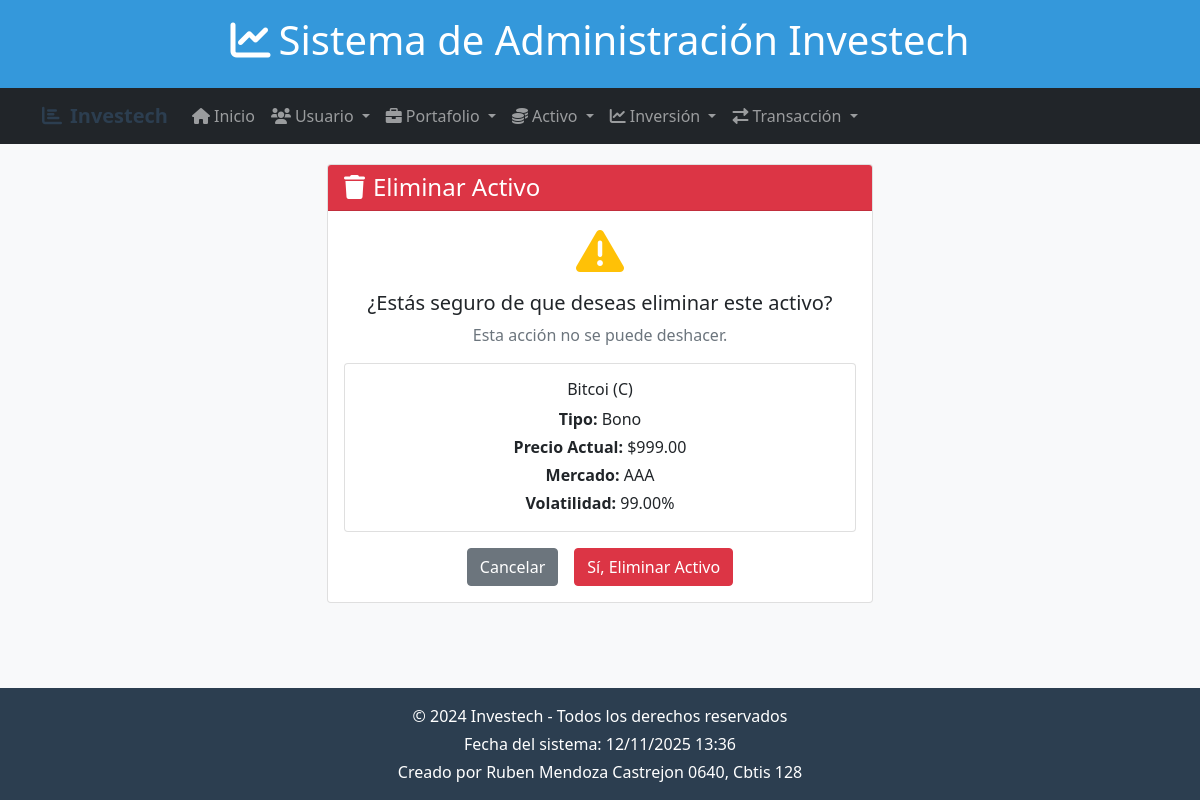
/activos/borrar/1/, run on the app's committed database.
### app_investech/models.py (models this page shows, shortened)
class Activo(models.Model):
    nombre = models.CharField(max_length=100)
    tipo = models.CharField(max_length=50, choices=[
        ('accion', 'Acción'),
        ('bono', 'Bono'),
        ('cripto', 'Criptomoneda'),
        ('fondo', 'Fondo de inversión'),
        ('otro', 'Otro'),
    ])
    simbolo = models.CharField(max_length=10)
    precio_actual = models.DecimalField(max_digits=10, decimal_places=2)
    fecha_actualizacion = models.DateTimeField(auto_now=True)
    mercado = models.CharField(max_length=100)
    volatilidad = models.DecimalField(max_digits=5, decimal_places=2, help_text="Porcentaje de volatilidad")

### app_investech/views.py (the view)
# urls.py: path('activos/borrar/<int:activo_id>/', views.borrar_activo, name='borrar_activo'),
def borrar_activo(request, activo_id):
    activo = get_object_or_404(Activo, id=activo_id)
    if request.method == 'POST':
        activo.delete()
        return redirect('inicio_activo')
    return render(request, 'activo/borrar_activo.html', {'activo': activo})

### app_investech/templates/activo/borrar_activo.html (shortened to what this page needs)
{% extends 'base.html' %}
{% block content %}
<div class="row">
    <div class="col-md-6 mx-auto">
        <div class="card">
            <div class="card-header bg-danger text-white">
                <h4 class="mb-0"><i class="fas fa-trash me-2"></i>Eliminar Activo</h4>
            </div>
            <div class="card-body text-center">
                <i class="fas fa-exclamation-triangle fa-3x text-warning mb-3"></i>
                <h5>¿Estás seguro de que deseas eliminar este activo?</h5>
                <p class="text-muted">Esta acción no se puede deshacer.</p>
                <div class="card mb-3">
                    <div class="card-body">
                        <h6>{{ activo.nombre }} ({{ activo.simbolo }})</h6>
                        <p class="mb-1"><strong>Tipo:</strong> {{ activo.get_tipo_display }}</p>
                        <p class="mb-1"><strong>Precio Actual:</strong> ${{ activo.precio_actual }}</p>
                        <p class="mb-1"><strong>Mercado:</strong> {{ activo.mercado }}</p>
                        <p class="mb-0"><strong>Volatilidad:</strong> {{ activo.volatilidad }}%</p>
                    </div>
                </div>
                <form method="POST">
                    <div class="d-grid gap-2 d-md-flex justify-content-md-center">
                        <a href="{% url 'inicio_activo' %}" class="btn btn-secondary me-md-2">Cancelar</a>
                        <button type="submit" class="btn btn-danger">Sí, Eliminar Activo</button>
                    </div>
                </form>
            </div>
        </div>
    </div>
</div>
{% endblock %}

### app_investech/templates/base.html (style rules this page uses)
body { background-color: #f8f9fa; min-height: 100vh; display: flex; flex-direction: column; }

### data on the page
Activo: nombre "Bitcoi", simbolo "C", tipo "Bono", precio_actual "999.00", mercado "AAA", volatilidad "99.00"
